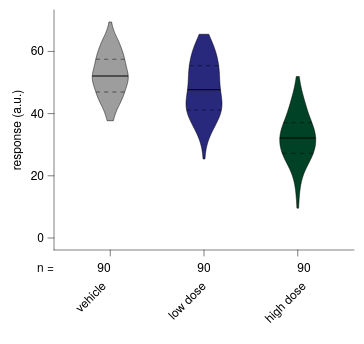

The specification (Vega-Lite) saved for this image:
### Vega-Lite specification from a JSON file in a GitHub repository (floating-point values rounded to 4 significant figures; data arrays with more than 128 entries replaced by an {"elided": "..."} marker saying what was removed)
{"background": null, "config": {"arc": {"fill": "#DBDBDB", "fillOpacity": 1.0, "innerRadius": 30.0, "padAngle": 0.03, "stroke": "black", "strokeOpacity": 1, "strokeWidth": 0.25}, "area": {"fill": "#DBDBDB", "fillOpacity": 1.0, "stroke": "black", "strokeOpacity": 1, "strokeWidth": 0.25}, "axis": {"domain": true, "domainCap": "round", "domainColor": "black", "domainWidth": 0.25, "grid": false, "gridCap": "round", "gridColor": "#F1F1F1", "gridDash": [0, 0], "gridOpacity": 1.0, "gridWidth": 0.25, "labelColor": "black", "labelFont": "Helvetica Neue, HelveticaNeue, Helvetica, Arial, sans-serif", "labelFontSize": 6, "labelFontStyle": "normal", "labelFontWeight": 400, "offset": 0, "ticks": true, "tickCap": "round", "tickColor": "black", "tickRound": false, "tickSize": 3.0, "tickWidth": 0.25, "titleColor": "black", "titleFont": "Helvetica Neue, HelveticaNeue, Helvetica, Arial, sans-serif", "titleFontSize": 6, "titleFontStyle": "normal", "titleFontWeight": 400}, "axisX": {"domain": true, "labelAlign": "center", "labelAngle": 0, "labels": true, "ticks": true, "translate": 0}, "axisY": {"domain": true, "labelAlign": "right", "labelAngle": 0, "labels": true, "ticks": true, "translate": 0}, "axisRight": {"domain": true, "labelAlign": "left", "labelAngle": 0, "labels": true, "ticks": true, "translate": 0}, "axisTop": {"domain": true, "labelAlign": "center", "labelAngle": 0, "labels": true, "ticks": true, "translate": 0}, "axisBand": {"tickOffset": 0}, "bar": {"fill": "#DBDBDB", "fillOpacity": 1.0, "stroke": "black", "strokeOpacity": 1, "strokeWidth": 0.25}, "boxplot": {"size": 10.8, "ticks": {"cornerRadius": 0.25, "fill": "black", "opacity": 1, "size": 5.4, "thickness": 0.25}, "box": {"fillOpacity": 1.0, "stroke": "black", "strokeOpacity": 1, "strokeWidth": 0.25}, "median": {"cornerRadius": 0, "fill": "black", "fillOpacity": 1.0, "opacity": 1, "size": 10.8, "thickness": 0.25}, "rule": {"fill": "black", "fillOpacity": 1.0, "size": 12.0, "stroke": "black", "strokeDash": [0, 0], "strokeOpacity": 1, "strokeWidth": 0.25}, "outliers": {"color": "black", "fill": "black", "fillOpacity": 1.0, "size": 0, "stroke": "black", "strokeOpacity": 1, "strokeWidth": 0.25}}, "circle": {"fill": "black", "fillOpacity": 1.0, "size": 1.5, "stroke": null, "strokeOpacity": 1, "strokeWidth": 0.25}, "errorband": {"band": {"fillOpacity": 0.6, "stroke": null, "strokeWidth": 0.25, "strokeOpacity": 1}, "borders": {"opacity": 0, "strokeOpacity": 1, "strokeWidth": 0.25}}, "errorbar": {"opacity": 1, "rule": {"strokeDash": [0, 0], "strokeWidth": 0.25}, "ticks": {"color": "black", "cornerRadius": 0.125, "opacity": 1, "size": 7.2, "thickness": 0.25}, "thickness": 0.25}, "font": "Helvetica Neue, HelveticaNeue, Helvetica, Arial, sans-serif", "geoshape": {"fill": "#DBDBDB", "fillOpacity": 1.0, "stroke": "black", "strokeOpacity": 1, "strokeWidth": 0.25}, "header": {"labelColor": "black", "labelFont": "Helvetica Neue, HelveticaNeue, Helvetica, Arial, sans-serif", "labelFontSize": 6, "labelFontStyle": "normal", "labelFontWeight": 400, "titleColor": "black", "titleFont": "Helvetica Neue, HelveticaNeue, Helvetica, Arial, sans-serif", "titleFontSize": 6, "titleFontStyle": "normal", "titleFontWeight": 400, "titlePadding": 0}, "legend": {"disable": false, "offset": 4.5, "titlePadding": 4, "labelOffset": 2, "gradientLabelOffset": 2, "columnPadding": 4, "rowPadding": 2, "gradientThickness": 5, "gradientOpacity": 1.0, "gradientStrokeColor": "black", "gradientStrokeWidth": 0.25, "labelColor": "black", "labelFont": "Helvetica Neue, HelveticaNeue, Helvetica, Arial, sans-serif", "labelFontSize": 6, "labelFontStyle": "normal", "labelFontWeight": 400, "strokeColor": "black", "strokeWidth": 0, "symbolSize": 36, "symbolStrokeColor": "black", "symbolStrokeWidth": 0.25, "titleColor": "black", "titleFont": "Helvetica Neue, HelveticaNeue, Helvetica, Arial, sans-serif", "titleFontSize": 6, "titleFontStyle": "normal", "titleFontWeight": 400}, "line": {"color": "black", "stroke": "black", "strokeCap": "butt", "strokeDash": [0, 0], "strokeOpacity": 1, "strokeWidth": 0.5}, "point": {"filled": true, "fill": "#DBDBDB", "fillOpacity": 1.0, "size": 6.0, "stroke": "black", "strokeOpacity": 1, "strokeWidth": 0.25}, "range": {"category": ["#9D9D9D", "#28287D", "#004225", "#47266F", "#00605D", "#DBDBDB", "#7983C1", "#6E927B", "#937FB4", "#699A97"], "diverging": {"scheme": ["#4F4265", "#6A5C82", "#85789D", "#A196B7", "#BDB5CE", "#D8D6DD", "#F6F6F6", "#CED8D7", "#9DBFBD", "#75A3A0", "#518683", "#326967", "#164D4B"]}, "heatmap": {"scheme": ["#440154", "#472270", "#433E82", "#38598C", "#2C728E", "#238A8D", "#24A086", "#39B578", "#5DC862", "#96D646", "#CAE02D", "#FDE724"]}, "ordinal": {"scheme": ["#F1F1F1", "#DBDBDB", "#C6C6C6", "#B2B2B2", "#9D9D9D", "#898989", "#767676", "#636363", "#515151", "#404040", "#2F2F2F", "#1F1F1F"]}, "ramp": {"scheme": ["#440154", "#472270", "#433E82", "#38598C", "#2C728E", "#238A8D", "#24A086", "#39B578", "#5DC862", "#96D646", "#CAE02D", "#FDE724"]}}, "rule": {"color": "black", "stroke": "black", "strokeCap": "round", "strokeDash": [2, 2], "strokeOpacity": 1, "strokeWidth": 0.25}, "scale": {"barBandPaddingInner": 0.1, "rectBandPaddingInner": 0, "tickBandPaddingInner": 0.1, "bandPaddingOuter": 0.1, "bandWithNestedOffsetPaddingInner": 0.2, "bandWithNestedOffsetPaddingOuter": 0.2, "offsetBandPaddingInner": 0, "offsetBandPaddingOuter": 0, "continuousPadding": 6.0, "round": false}, "rect": {"fill": "#DBDBDB", "fillOpacity": 1.0, "stroke": "black", "strokeOpacity": 1, "strokeWidth": 0.25}, "square": {"fill": "#DBDBDB", "fillOpacity": 1.0, "size": 12.0, "stroke": "black", "strokeOpacity": 1, "strokeWidth": 0.25}, "text": {"color": "black", "font": "Helvetica Neue, HelveticaNeue, Helvetica, Arial, sans-serif", "fontSize": 6, "fontStyle": "normal", "fontWeight": 400}, "tick": {"color": "black", "cornerRadius": 0.125, "opacity": 1.0, "size": 10.8, "thickness": 0.25}, "title": {"anchor": "middle", "frame": "group", "color": "black", "font": "Helvetica Neue, HelveticaNeue, Helvetica, Arial, sans-serif", "fontSize": 6, "fontStyle": "normal", "fontWeight": 400, "subtitleColor": "black", "subtitleFont": "Helvetica Neue, HelveticaNeue, Helvetica, Arial, sans-serif", "subtitleFontSize": 6, "subtitleFontStyle": "normal", "subtitleFontWeight": 400}, "trail": {"color": "black", "opacity": 1, "size": 0.5}, "view": {"continuousWidth": 150, "continuousHeight": 120, "discreteWidth": 150, "discreteHeight": 120, "fill": null, "stroke": null, "strokeWidth": 0.25}}, "vconcat": [{"layer": [{"data": {"name": "data-4d2417d1cee0ef212f0a1be93ce547ff"}, "mark": {"type": "line", "fillOpacity": 1.0, "filled": true, "stroke": "black", "strokeOpacity": 1, "strokeWidth": 0.25}, "encoding": {"color": {"field": "__group", "legend": null, "scale": {"domain": ["vehicle", "low dose", "high dose"]}, "sort": ["vehicle", "low dose", "high dose"], "title": null, "type": "nominal"}, "order": {"field": "__order", "type": "quantitative"}, "x": {"axis": null, "field": "__x", "scale": {"domain": [0, 150], "padding": 0, "nice": false}, "type": "quantitative"}, "y": {"field": "__y", "title": "response (a.u.)", "type": "quantitative", "scale": {"nice": false}}}}, {"data": {"values": [{"__group": "vehicle", "__y": 46.94, "__x": 20.92, "__x2": 35.33, "__dysonsphere__": 1}]}, "mark": {"type": "rule", "color": "black", "strokeCap": "butt", "strokeDash": [2.06, 2.06], "strokeWidth": 0.25}, "encoding": {"x": {"axis": null, "field": "__x", "scale": {"domain": [0, 150], "padding": 0, "nice": false}, "type": "quantitative"}, "x2": {"field": "__x2"}, "y": {"field": "__y", "title": "response (a.u.)", "type": "quantitative", "scale": {"nice": false}}}}, {"data": {"values": [{"__group": "vehicle", "__y": 57.5, "__x": 20.9, "__x2": 35.35, "__dysonsphere__": 1}]}, "mark": {"type": "rule", "color": "black", "strokeCap": "butt", "strokeDash": [2.065, 2.065], "strokeWidth": 0.25}, "encoding": {"x": {"axis": null, "field": "__x", "scale": {"domain": [0, 150], "padding": 0, "nice": false}, "type": "quantitative"}, "x2": {"field": "__x2"}, "y": {"field": "__y", "title": "response (a.u.)", "type": "quantitative", "scale": {"nice": false}}}}, {"data": {"values": [{"__group": "low dose", "__y": 41.18, "__x": 66.29, "__x2": 83.71, "__dysonsphere__": 1}]}, "mark": {"type": "rule", "color": "black", "strokeCap": "butt", "strokeDash": [1.936, 1.936], "strokeWidth": 0.25}, "encoding": {"x": {"axis": null, "field": "__x", "scale": {"domain": [0, 150], "padding": 0, "nice": false}, "type": "quantitative"}, "x2": {"field": "__x2"}, "y": {"field": "__y", "title": "response (a.u.)", "type": "quantitative", "scale": {"nice": false}}}}, {"data": {"values": [{"__group": "low dose", "__y": 55.41, "__x": 67.64, "__x2": 82.36, "__dysonsphere__": 1}]}, "mark": {"type": "rule", "color": "black", "strokeCap": "butt", "strokeDash": [2.102, 2.102], "strokeWidth": 0.25}, "encoding": {"x": {"axis": null, "field": "__x", "scale": {"domain": [0, 150], "padding": 0, "nice": false}, "type": "quantitative"}, "x2": {"field": "__x2"}, "y": {"field": "__y", "title": "response (a.u.)", "type": "quantitative", "scale": {"nice": false}}}}, {"data": {"values": [{"__group": "high dose", "__y": 27.25, "__x": 114.1, "__x2": 129.6, "__dysonsphere__": 1}]}, "mark": {"type": "rule", "color": "black", "strokeCap": "butt", "strokeDash": [2.219, 2.219], "strokeWidth": 0.25}, "encoding": {"x": {"axis": null, "field": "__x", "scale": {"domain": [0, 150], "padding": 0, "nice": false}, "type": "quantitative"}, "x2": {"field": "__x2"}, "y": {"field": "__y", "title": "response (a.u.)", "type": "quantitative", "scale": {"nice": false}}}}, {"data": {"values": [{"__group": "high dose", "__y": 37.07, "__x": 114.8, "__x2": 129.0, "__dysonsphere__": 1}]}, "mark": {"type": "rule", "color": "black", "strokeCap": "butt", "strokeDash": [2.032, 2.032], "strokeWidth": 0.25}, "encoding": {"x": {"axis": null, "field": "__x", "scale": {"domain": [0, 150], "padding": 0, "nice": false}, "type": "quantitative"}, "x2": {"field": "__x2"}, "y": {"field": "__y", "title": "response (a.u.)", "type": "quantitative", "scale": {"nice": false}}}}, {"data": {"values": [{"__group": "vehicle", "__y": 51.94, "__x": 19.13, "__x2": 37.12, "__dysonsphere__": 1}, {"__group": "vehicle", "__y": 52.07, "__x": 19.15, "__x2": 37.1, "__dysonsphere__": 1}, {"__group": "vehicle", "__y": 52.08, "__x": 19.15, "__x2": 37.1, "__dysonsphere__": 1}, {"__group": "vehicle", "__y": 52.23, "__x": 19.16, "__x2": 37.09, "__dysonsphere__": 1}, {"__group": "low dose", "__y": 47.53, "__x": 66.69, "__x2": 83.31, "__dysonsphere__": 1}, {"__group": "low dose", "__y": 47.59, "__x": 66.7, "__x2": 83.3, "__dysonsphere__": 1}, {"__group": "low dose", "__y": 47.67, "__x": 66.72, "__x2": 83.28, "__dysonsphere__": 1}, {"__group": "low dose", "__y": 47.79, "__x": 66.74, "__x2": 83.26, "__dysonsphere__": 1}, {"__group": "low dose", "__y": 47.82, "__x": 66.75, "__x2": 83.25, "__dysonsphere__": 1}, {"__group": "high dose", "__y": 32.02, "__x": 112.9, "__x2": 130.9, "__dysonsphere__": 1}, {"__group": "high dose", "__y": 32.15, "__x": 112.9, "__x2": 130.8, "__dysonsphere__": 1}, {"__group": "high dose", "__y": 32.17, "__x": 112.9, "__x2": 130.8, "__dysonsphere__": 1}, {"__group": "high dose", "__y": 32.32, "__x": 112.9, "__x2": 130.8, "__dysonsphere__": 1}]}, "mark": {"type": "area", "fill": "black", "fillOpacity": 1, "opacity": 1, "stroke": null, "strokeWidth": 0}, "encoding": {"detail": {"field": "__group", "type": "nominal"}, "x": {"axis": null, "field": "__x", "scale": {"domain": [0, 150], "padding": 0, "nice": false}, "type": "quantitative"}, "x2": {"field": "__x2"}, "y": {"field": "__y", "title": "response (a.u.)", "type": "quantitative", "scale": {"nice": false}}}}, {"data": {"name": "data-6bd39c6bd4525748c4c119aba5f817af"}, "mark": {"type": "bar", "opacity": 0}, "encoding": {"x": {"axis": {"labels": false, "title": null}, "field": "condition", "scale": {"domain": ["vehicle", "low dose", "high dose"], "paddingInner": 0.0, "paddingOuter": 0.1}, "sort": ["vehicle", "low dose", "high dose"], "title": "condition", "type": "nominal"}}, "transform": [{"filter": "false"}]}], "resolve": {"axis": {"x": "independent"}}}, {"layer": [{"data": {"name": "data-0e7b249a640faf8a966f8d4619c70501"}, "mark": {"type": "text", "align": "right", "baseline": "middle", "fontSize": 6}, "encoding": {"text": {"field": "__label", "type": "nominal"}, "x": {"value": 0}, "y": {"axis": null, "field": "__y", "scale": {"domain": [0, 10.0], "nice": false, "padding": 0, "range": [0, 10.0], "zero": false}, "type": "quantitative"}}}, {"data": {"name": "data-79a8d34a962c60a866c5f0d77ca7746f"}, "mark": {"type": "text", "align": "center", "baseline": "middle", "fontSize": 6}, "encoding": {"angle": {"field": "__angle", "scale": null, "type": "quantitative"}, "text": {"field": "__value", "type": "nominal"}, "x": {"axis": {"domain": false, "grid": false, "labels": false, "ticks": false, "title": null}, "field": "__category", "scale": {"domain": ["vehicle", "low dose", "high dose"]}, "sort": ["vehicle", "low dose", "high dose"], "type": "nominal"}, "y": {"axis": null, "field": "__y", "scale": {"domain": [0, 10.0], "nice": false, "padding": 0, "range": [0, 10.0], "zero": false}, "type": "quantitative"}}}, {"data": {"name": "data-4cf944eb84cc13600bd0d35cc72b7292"}, "mark": {"type": "text", "align": "right", "angle": 315, "baseline": "middle", "fontSize": 6}, "encoding": {"text": {"field": "__display", "type": "nominal"}, "x": {"axis": {"domain": false, "grid": false, "labels": false, "ticks": false, "title": null}, "field": "__category", "scale": {"domain": ["vehicle", "low dose", "high dose"]}, "sort": ["vehicle", "low dose", "high dose"], "type": "nominal"}, "y": {"value": 12.97}}}], "height": 38.0, "view": {"fill": null, "stroke": null}, "width": 150}], "resolve": {"scale": {"x": "shared"}}, "spacing": 0, "$schema": "https://vega.github.io/schema/vega-lite/v6.4.1.json", "datasets": {"data-4d2417d1cee0ef212f0a1be93ce547ff": {"elided": "1203 records"}, "data-6bd39c6bd4525748c4c119aba5f817af": {"elided": "270 records"}, "data-0e7b249a640faf8a966f8d4619c70501": [{"__label": "n =", "__y": 5.0, "__dysonsphere__": 1}], "data-79a8d34a962c60a866c5f0d77ca7746f": [{"__label": "n =", "__category": "vehicle", "__value": "90", "__y": 5.0, "__angle": 0.0, "__dysonsphere__": 1}, {"__label": "n =", "__category": "low dose", "__value": "90", "__y": 5.0, "__angle": 0.0, "__dysonsphere__": 1}, {"__label": "n =", "__category": "high dose", "__value": "90", "__y": 5.0, "__angle": 0.0, "__dysonsphere__": 1}], "data-4cf944eb84cc13600bd0d35cc72b7292": [{"__category": "vehicle", "__display": "vehicle", "__dysonsphere__": 1}, {"__category": "low dose", "__display": "low dose", "__dysonsphere__": 1}, {"__category": "high dose", "__display": "high dose", "__dysonsphere__": 1}]}}
